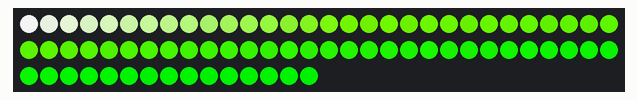
Recording of a sketch running on a simulated ATtiny85, built with avr-gcc and run on an emulated ATtiny85. Shown: 75 RGB LEDs in strip order, left to right, continuing on the next row. The strip is taken to match the declared colour order; random numbers use the default seed unless the sketch sets one.

Above: at 0.14 s.
At 39.7 s:
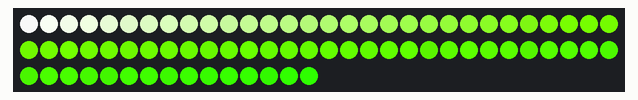

The sketch:

blast-off.ino
```cpp
#include <Adafruit_NeoPixel.h>
#ifdef __AVR__
  #include <avr/power.h>
#endif

#define PIN 2
#define PIXEL_COUNT 75
#define SCALE_AMOUNT 0.5
#define FLICKER_SPEED 5
#define FLICKER_AMOUNT 50

struct RGB {
  byte r;
  byte g;
  byte b;
};

RGB colors[] = {
  { 255, 255, 255},    // yellow + white
  { 255, 120, 0},      // yellow + white
  { 255, 90, 0},       // orange
  { 255, 30, 0},       // orangie-red
  { 255, 0, 0},        // red
  { 255, 0, 0}         // extra red
};

int NUMBER_OF_COLORS = sizeof(colors) / sizeof(RGB);

int percentBetween(int a, int b, float percent) {
  return (int)(((b - a) * percent) + a);
}

// Parameter 1 = number of pixels in strip
// Parameter 2 = Arduino pin number (most are valid)
// Parameter 3 = pixel type flags, add together as needed:
//   NEO_KHZ800  800 KHz bitstream (most NeoPixel products w/WS2812 LEDs)
//   NEO_KHZ400  400 KHz (classic 'v1' (not v2) FLORA pixels, WS2811 drivers)
//   NEO_GRB     Pixels are wired for GRB bitstream (most NeoPixel products)
//   NEO_RGB     Pixels are wired for RGB bitstream (v1 FLORA pixels, not v2)
//   NEO_RGBW    Pixels are wired for RGBW bitstream (NeoPixel RGBW products)
Adafruit_NeoPixel strip = Adafruit_NeoPixel(PIXEL_COUNT, PIN, NEO_RGB + NEO_KHZ800);

// IMPORTANT: To reduce NeoPixel burnout risk, add 1000 uF capacitor across
// pixel power leads, add 300 - 500 Ohm resistor on first pixel's data input
// and minimize distance between Arduino and first pixel.  Avoid connecting
// on a live circuit...if you must, connect GND first.

float scale = 1;
float inc = 0.1;
float dir = 1.0;
const int arrayLength = round(PIXEL_COUNT / 3);
byte pixelBrightness[arrayLength];
boolean pixelDirection[arrayLength];

// prepopulate the pixel array
void seedArray() {
  for (uint16_t i=0; i < PIXEL_COUNT; i++) {
    uint16_t p = i % arrayLength;
    pixelBrightness[p] = random(255-FLICKER_AMOUNT, 255);
    pixelDirection[p] = !!random(0, 1);
  }
}

void setup() {
  // This is for Trinket 5V 16MHz, you can remove these three lines if you are not using a Trinket
  #if defined (__AVR_ATtiny85__)
    if (F_CPU == 16000000) clock_prescale_set(clock_div_1);
  #endif
  // End of trinket special code

  seedArray();

  strip.begin();
  strip.show(); // Initialize all pixels to 'off'
}

void loop() {
  // how many leds for each color
  int ledsPerColor = ceil(PIXEL_COUNT / (NUMBER_OF_COLORS-1));

  // the scale animation direction
  if (scale <= 0.5 || scale >= 1) {
    dir = dir * -1;
  }

  // add a random amount to inc
  inc = ((float)random(0, 50)/1000);

  // add the increment amount to the scale
  scale += (inc * dir);

  // constrain the scale
  scale = constrain(scale, 0.5, 1);

  for (uint16_t i=0; i < PIXEL_COUNT; i++) {
    uint16_t p = i % arrayLength;

    float val = ((float)i * scale) / (float)ledsPerColor;
    int currentIndex = floor(val);
    int nextIndex = ceil(val);
    float transition = fmod(val, 1);

    // color variations
    if (pixelDirection[p]) {
      pixelBrightness[p] += FLICKER_SPEED;

      if (pixelBrightness[p] >= 255) {
        pixelBrightness[p] = 255;
        pixelDirection[p] = false;
      }
    } else {
      pixelBrightness[p] -= FLICKER_SPEED;

      if (pixelBrightness[p] <= 255-FLICKER_AMOUNT) {
        pixelBrightness[p] = 255-FLICKER_AMOUNT;
        pixelDirection[p] = true;
      }
    }

    RGB currentColor = colors[currentIndex];
    RGB nextColor = colors[nextIndex];
    float flux = (float)pixelBrightness[p] / 255;

    byte r = percentBetween(currentColor.r, nextColor.r, transition) * flux;
    byte g = percentBetween(currentColor.g, nextColor.g, transition) * flux;
    byte b = percentBetween(currentColor.b, nextColor.b, transition) * flux;

    strip.setPixelColor(i, g, r, b);
  }

  strip.show();
}
```
